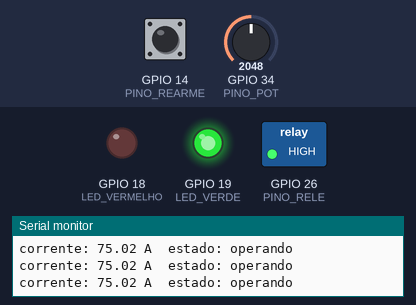
This sketch was run on a simulated ESP32. Shown: switched loads named in the sketch (green lamp = pin HIGH), output pins drawn as LEDs (lit = HIGH), the last lines printed to the serial monitor. The test bench sets the inputs (shaded band); at power-on: GPIO 34 (PINO_POT) = 2048, GPIO 14 (PINO_REARME) HIGH.

Above: at 1.2 s.
1.3 s: GPIO 34 (PINO_POT) set to 3216
2.8 s: GPIO 34 (PINO_POT) set to 3333
At 3.9 s:
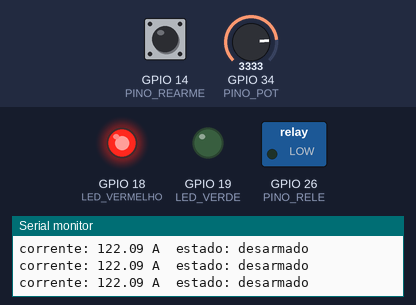
Timing chart, 0 to 5.8 s (numbered marks = the images above; inputs shaded):
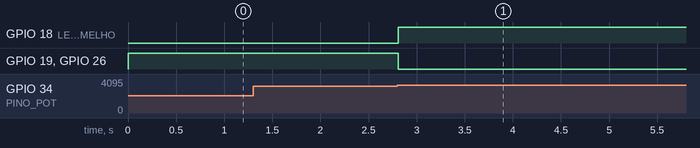

Measured:
- the behaviour switches between 3276 and 3277 on GPIO 34 (PINO_POT) (found by bisection; images 0 and 1)
- after the input at 2.8 s, GPIO 18 (LED_VERMELHO): LOW → HIGH at once; GPIO 19 (LED_VERDE), GPIO 26 (PINO_RELE): HIGH → LOW at once

The sketch:

g2_moinho_teste.ino
```cpp
// G2 Moinho: teste da bancada, sem rede
// O potenciômetro simula a corrente do motor. Acima do limite, o relé desarma até o rearme.
// Placa: ESP32 Dev Module
const int PINO_POT     = 34;
const int PINO_RELE    = 26;
const int LED_VERDE    = 19;
const int LED_VERMELHO = 18;
const int PINO_REARME  = 14;
const bool RELE_LIGA   = HIGH;

const float CORRENTE_MAX_A = 150.0;  // escala do potenciômetro
const float LIMITE_A       = 120.0;

bool armado = true;

float lerCorrenteA() {
  return analogRead(PINO_POT) * CORRENTE_MAX_A / 4095.0;
}

void setup() {
  Serial.begin(115200);
  pinMode(PINO_RELE, OUTPUT);
  pinMode(LED_VERDE, OUTPUT);
  pinMode(LED_VERMELHO, OUTPUT);
  pinMode(PINO_REARME, INPUT_PULLUP);
}

void loop() {
  float i = lerCorrenteA();

  if (armado && i > LIMITE_A) {
    armado = false;
    Serial.printf("DESARME por sobrecorrente: %.2f A\n", i);
  }
  if (!armado && digitalRead(PINO_REARME) == LOW && i <= LIMITE_A) {
    armado = true;
    Serial.println("rearme");
  }

  digitalWrite(PINO_RELE, armado ? RELE_LIGA : !RELE_LIGA);
  digitalWrite(LED_VERDE, armado);
  digitalWrite(LED_VERMELHO, !armado);
  Serial.printf("corrente: %.2f A  estado: %s\n", i, armado ? "operando" : "desarmado");
  delay(100);
}
```
